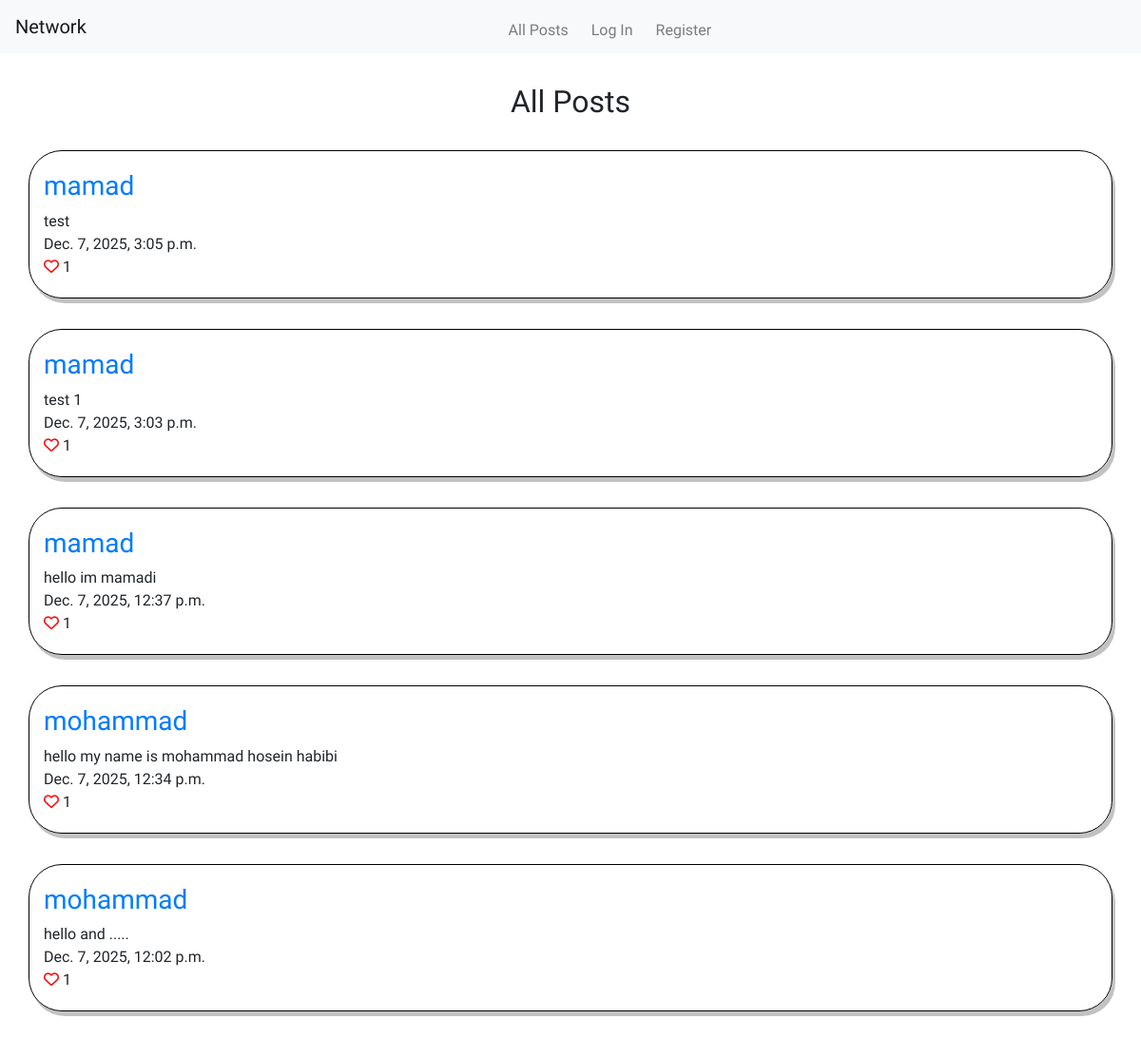
The page / on the database its author committed.
### network/models.py (models this page shows, shortened)
class Post(models.Model):
    user = models.ForeignKey("User", on_delete=models.CASCADE, related_name="posts")
    message = models.TextField(max_length=POST_MAX_LENGTH, blank=False)
    likes = models.ManyToManyField("User", blank=True, related_name="likes")
    created_on = models.DateTimeField(auto_now_add=True)
    modified_on = models.DateField(auto_now=True)
    @property
    def like_count(self):
        return self.likes.count()

class User(AbstractUser):
    pass

### network/views.py (the view)
# urls.py: path("", views.index, name="index"),
def index(request):
    post_objects = Post.objects.all().order_by("-created_on")
    paginator = Paginator(post_objects, 10)
    page_number = request.GET.get("page", 1)
    posts = paginator.get_page(page_number)
    return render(
        request,
        "network/index.html",
        {
            "posts": posts,
            "num_page_range": range(posts.paginator.num_pages),
            "current_page": page_number,
            "post_max_length": POST_MAX_LENGTH,
        },
    )

### network/templates/network/index.html (shortened to what this page needs)
{% extends "network/posts_layout.html" %}
{% load static %}
{% block details %}
    <h2 class="title">All Posts</h2>
{% endblock %}

### network/templates/network/posts_layout.html (shortened to what this page needs)
{% extends "network/layout.html" %}
{% block body %}
{% block details %}
{% endblock details %}
    {% if posts %}
    {% for post in posts %}
        <div class="container" data-post_container_id="{{ post.id }}">
            <div class="row post-row">
                <h3><a href="{% url 'get_user' post.user.id %}">{{ post.user.username }}</a></h3>
            </div>
            <div class="row post-row">
                <div data-message="{{ post.id }}">{{ post.message }}</div>
            </div>
            <div class="row post-row">
                <div>{{ post.created_on }}
                </div>
            </div>
            <div class="row post-row">
                <div style="display: inline;">
                    {% if request.user.is_authenticated %}
                        {% if request.user in post.likes.all %}
                            <i data-id="{{ post.id }}" class="fas fa-heart" style="color: red;"></i>
                        {% else %}
                            <i data-id="{{ post.id }}" class="far fa-heart" style="color: red;"></i>
                        {% endif %}
                    {% else %}
                        <a href="{% url 'login' %}"><i class="far fa-heart" style="color: red;"></i></a>
                    {% endif %}
                    <div class="like-count" data-id="{{ post.id }}" style="display: inline;">{{ post.like_count }}</div>
                </div>
            </div>
        </div>
    {% endfor %}
    {% endif %}
{% endblock body %}

### network/static/network/styles.css (style rules this page uses)
* { font-family: "Bitcount Prop Single", system-ui; }
body { text-align: center; margin-right: auto; margin-left: auto; }
.title { text-align: center; margin-top: 2rem; margin-bottom: 2rem; }
.post-row { padding-left: 10px; padding-right: 10px; }
.container { box-shadow: 3px 5px #0000003d; border-radius: 35px; border: 1px solid #000; padding: 20px; transition: 0.5s ease; margin-bottom: 2rem; }

### rows shown on the page
Post: user.username "mamad", message "test", created_on "Dec. 7, 2025, 3:05 p.m.", like_count "1"
Post: user.username "mamad", message "test 1", created_on "Dec. 7, 2025, 3:03 p.m.", like_count "1"
Post: user.username "mamad", message "hello im mamadi", created_on "Dec. 7, 2025, 12:37 p.m.", like_count "1"
Post: user.username "mohammad", message "hello my name is mohammad hosein habibi", created_on "Dec. 7, 2025, 12:34 p.m.", like_count "1"
Post: user.username "mohammad", message "hello and .....", created_on "Dec. 7, 2025, 12:02 p.m.", like_count "1"
